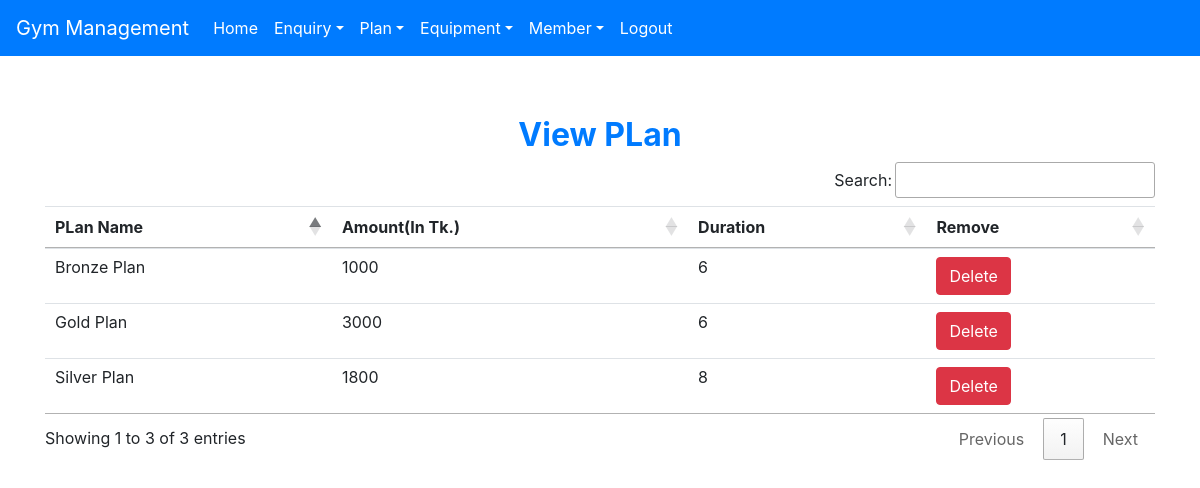
The app's page /view_plan (signed in) with its own data.
### gym/models.py (models this page shows, shortened)
class Plan(models.Model):
    name = models.CharField(max_length=50)
    amount = models.CharField(max_length=10)
    duration = models.CharField(max_length=10)

### gym/views.py (the view)
# urls.py: path('view_plan', View_Plan, name='view_plan'),
def View_Plan(request):
    if not request.user.is_staff:
        return redirect('login')
    plan = Plan.objects.all()
    d = {'plan': plan}
    return render(request, 'view_plan.html', d)

### gym/templates/view_plan.html
{% extends 'navbar.html' %}
{% block body %}
<div class="container" style="margin-top: 60px">
    <h2 class="text-center text-primary font-weight-bold">View PLan</h2>
    <table id="example" class="table table-hover">
        <thead>
            <tr>
                <th>PLan Name</th>
                <th>Amount(In Tk.)</th>
                <th>Duration</th>
                <th>Remove</th>
            </tr>
        </thead>
        <tbody>
            {% for i in plan %}
                <tr>
                    <td>{{i.name}}</td>
                    <td>{{i.amount}}</td>
                    <td>{{i.duration}}</td>
                    <td><a class="btn btn-danger" href="{% url 'delete_plan' i.id %}" onclick="return confirm('Are you sure?')">Delete</a></td>
                </tr>
            {% endfor %}
        </tbody>
    </table>
</div>
{% endblock body %}

### records on screen
Plan: name "Gold Plan", amount "3000", duration "6"
Plan: name "Bronze Plan", amount "1000", duration "6"
Plan: name "Silver Plan", amount "1800", duration "8"
